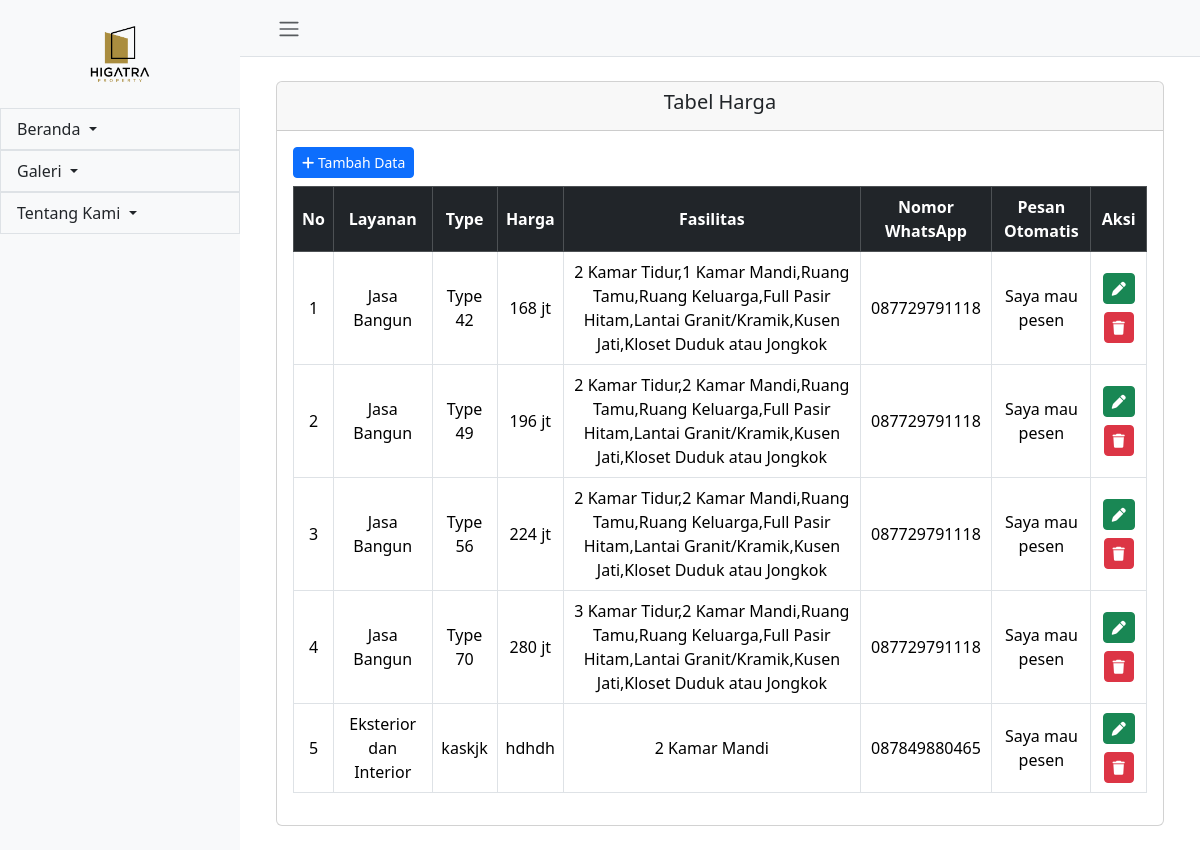
Page /admin/tabel_harga/index.php on the committed database.
### tables this page shows
CREATE TABLE `us_section2` (
  `id` int(11) NOT NULL,
  `type` varchar(50) DEFAULT NULL,
  `harga` varchar(100) DEFAULT NULL,
  `fasilitas` text DEFAULT NULL,
  `nomor_whatsapp` varchar(20) DEFAULT NULL,
  `pesan_otomatis` varchar(255) DEFAULT NULL,
  `service_id` int(11) DEFAULT NULL
);

CREATE TABLE `services` (
  `id` int(11) NOT NULL,
  `image_url` varchar(255) NOT NULL,
  `description` varchar(255) NOT NULL,
  `description_2` text DEFAULT NULL
);

### admin/tabel_harga/index.php (the view, shortened to what this page needs)
<?php
include '../../kon/koneksi.php';
$query = "SELECT us.*, s.description AS service_description
          FROM us_section2 us
          LEFT JOIN services s ON us.service_id = s.id";
$result = mysqli_query($conn, $query);
?>
<?php include "../layout/header-admin.php"; ?>
<div class="card m-4">
    <div class="card-header text-center">
        <h5>Tabel Harga</h5>
    </div>
    <div class="card-body">
        <a href="tambah.php" class="btn btn-primary btn-sm mb-2"><i class="fa-solid fa-plus"></i> Tambah Data</a>
        <div class="table-responsive">
            <table class="table table-bordered table-hover text-center">
                <thead class="table-dark align-middle">
                    <tr>
                        <th>No</th>
                        <th>Layanan</th>
                        <th>Type</th>
                        <th>Harga</th>
                        <th>Fasilitas</th>
                        <th>Nomor WhatsApp</th>
                        <th>Pesan Otomatis</th>
                        <th>Aksi</th>
                    </tr>
                </thead>
                <tbody>
                    <?php $no = 1;
                    while ($row = mysqli_fetch_assoc($result)) : ?>
                        <tr class="align-middle">
                            <td><?= $no++; ?></td>
                            <td><?= $row['service_description']; ?></td>
                            <td><?= $row['type']; ?></td>
                            <td><?= $row['harga']; ?></td>
                            <td><?= $row['fasilitas']; ?></td>
                            <td><?= $row['nomor_whatsapp']; ?></td>
                            <td><?= $row['pesan_otomatis']; ?></td>
                            <td>
                                <a href="edit.php?id=<?= $row['id']; ?>" class="btn btn-success btn-sm mb-2"><i class="fa-solid fa-pen"></i></a>
                                <a href="?delete=<?= $row['id']; ?>" onclick="return confirm('Yakin ingin menghapus?')" class="btn btn-danger btn-sm"><i class="fa-solid fa-trash"></i></a>
                            </td>
                        </tr>
                    <?php endwhile; ?>
                </tbody>
            </table>
        </div>
    </div>
</div>
<?php include "../layout/footer-admin.php"; ?>

### rows in the picture
us_section2: service.description "Jasa Bangun", type "Type 42", harga "168 jt", fasilitas "2 Kamar Tidur,1 Kamar Mandi,Ruang Tamu,Ruang Keluarga,Full Pasir Hitam,Lantai Granit/Kramik,Kusen Jati,Kloset Duduk atau Jongkok", nomor_whatsapp "087729791118", pesan_otomatis "Saya mau pesen"
us_section2: service.description "Jasa Bangun", type "Type 49", harga "196 jt", fasilitas "2 Kamar Tidur,2 Kamar Mandi,Ruang Tamu,Ruang Keluarga,Full Pasir Hitam,Lantai Granit/Kramik,Kusen Jati,Kloset Duduk atau Jongkok", nomor_whatsapp "087729791118", pesan_otomatis "Saya mau pesen"
us_section2: service.description "Jasa Bangun", type "Type 56", harga "224 jt", fasilitas "2 Kamar Tidur,2 Kamar Mandi,Ruang Tamu,Ruang Keluarga,Full Pasir Hitam,Lantai Granit/Kramik,Kusen Jati,Kloset Duduk atau Jongkok", nomor_whatsapp "087729791118", pesan_otomatis "Saya mau pesen"
us_section2: service.description "Jasa Bangun", type "Type 70", harga "280 jt", fasilitas "3 Kamar Tidur,2 Kamar Mandi,Ruang Tamu,Ruang Keluarga,Full Pasir Hitam,Lantai Granit/Kramik,Kusen Jati,Kloset Duduk atau Jongkok", nomor_whatsapp "087729791118", pesan_otomatis "Saya mau pesen"
us_section2: service.description "Eksterior dan Interior", type "kaskjk", harga "hdhdh", fasilitas "2 Kamar Mandi", nomor_whatsapp "087849880465", pesan_otomatis "Saya mau pesen"
